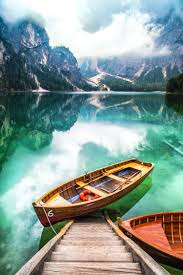
#> input picture assets/scene.jpeg, 183 x 275 px
$ python 0.16thresh.py
#> lines starting #> are read from the running program, lines starting #| are printed output that depends on the picture; after the words box and inside, x2 and y2 are one past the last pixel; in counts of white or black regions, pixels touching at a corner belong together
import cv2 as cv
import matplotlib.pyplot as plt
import numpy as np

img = cv.imread("assets/scene.jpeg")
#> img is the input picture: shape (275, 183, 3); mean B, G, R 149.5, 155.5, 135.1
cv.imshow("Scene",img)

gray = cv.cvtColor(img,cv.COLOR_BGR2GRAY)
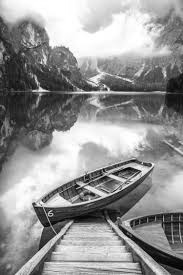
#> gray: shape (275, 183); min 1, max 255, mean 148.7
cv.imshow('Gray',gray)

thresold, thresh = cv.threshold(gray, 50, 255, cv.THRESH_BINARY)
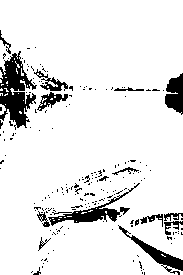
#> thresh: shape (275, 183); 89.9% white; 197 black regions (181 under 20 px), largest, box (x1, y1, x2, y2) and area: (0, 51, 37, 130) 1480, (48, 183, 140, 226) 784, (118, 225, 183, 275) 603
cv.imshow("Simple thresold", thresh)

thresold_inverse, thresh_inverse = cv.threshold(gray, 50, 255, cv.THRESH_BINARY_INV)
cv.imshow("Simple thresold Inverse", thresh_inverse)

cv.waitKey(0)

$ run again, with assets/cat.jpg copied over assets/scene.jpeg
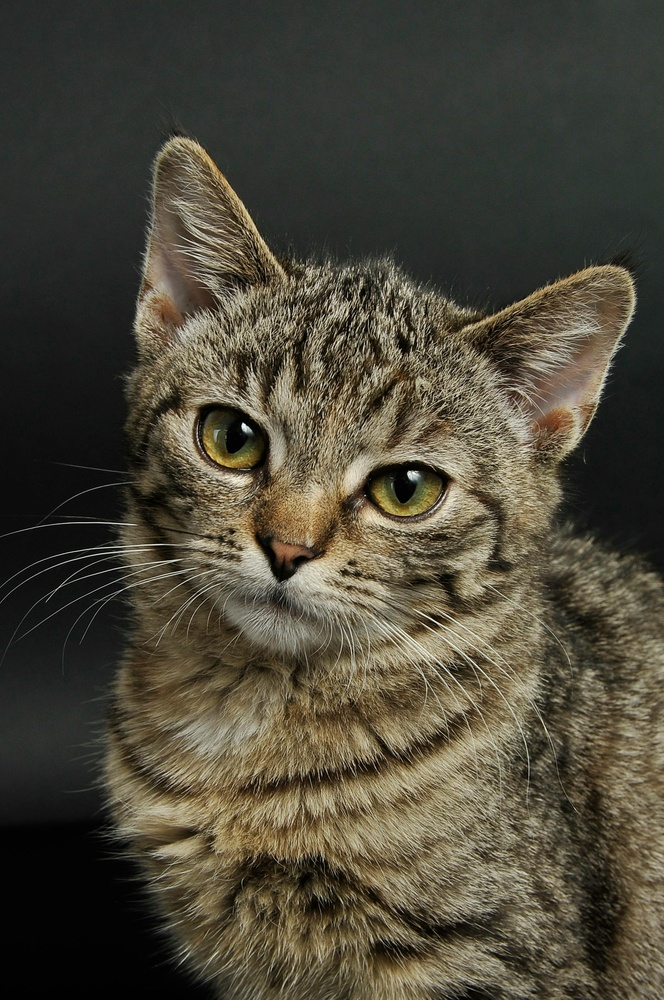
#> input picture assets/cat.jpg, 664 x 1000 px, shrunk from 1862 x 2804 before the run
#> img is the input picture: shape (1000, 664, 3); mean B, G, R 57.2, 71.5, 76.1
#> `gray = cv.cvtColor(img,cv.COLOR_BGR2GRAY)`:
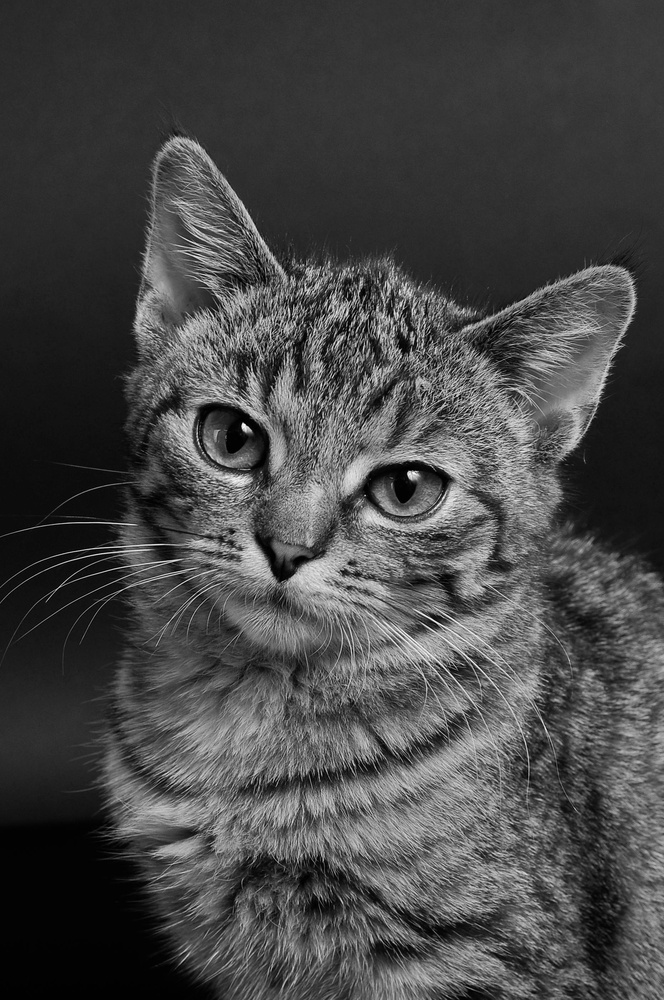
#> gray: shape (1000, 664); min 0, max 254, mean 71.2
#> `thresold, thresh = cv.threshold(gray, 50, 255, cv.THRESH_BINARY)`:
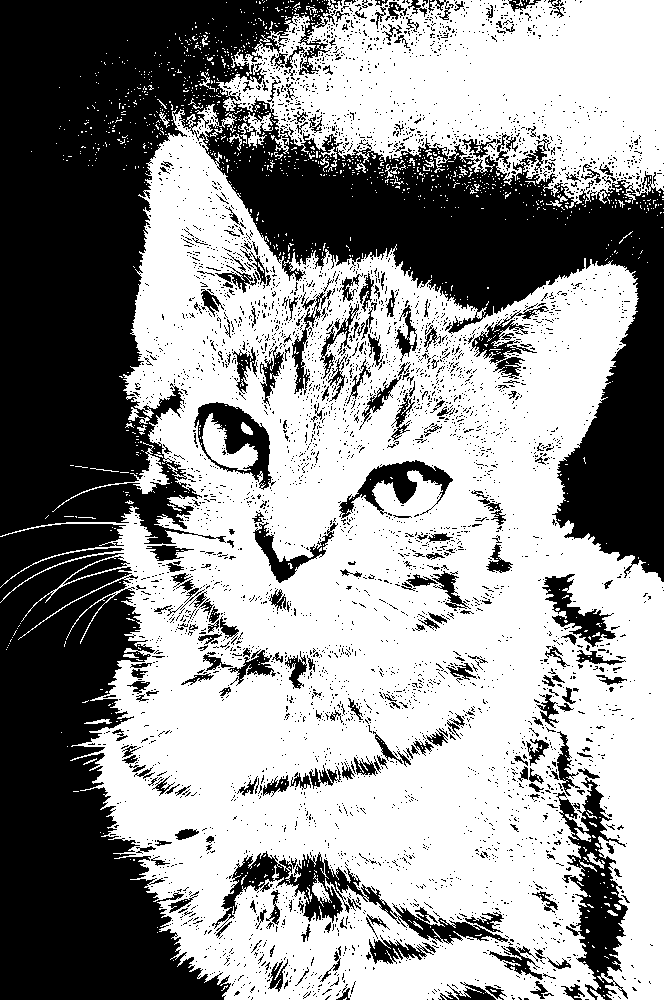
#> thresh: shape (1000, 664); 57.9% white; 4714 black regions (4442 under 20 px), largest, box (x1, y1, x2, y2) and area: (0, 0, 664, 582) 157750, (0, 524, 231, 1000) 62164, (556, 777, 628, 1000) 6116

$ run again, with assets/cat2.jpg copied over assets/scene.jpeg
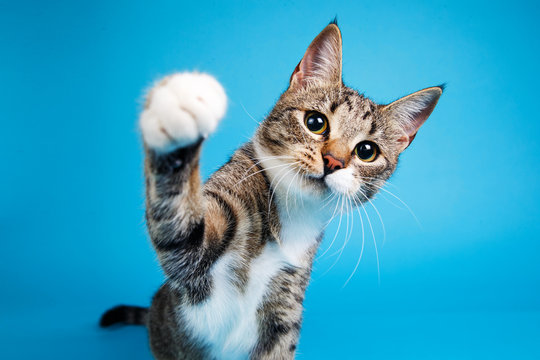
#> input picture assets/cat2.jpg, 540 x 360 px
#> img is the input picture: shape (360, 540, 3); mean B, G, R 191.9, 160, 55.5
#> `gray = cv.cvtColor(img,cv.COLOR_BGR2GRAY)`:
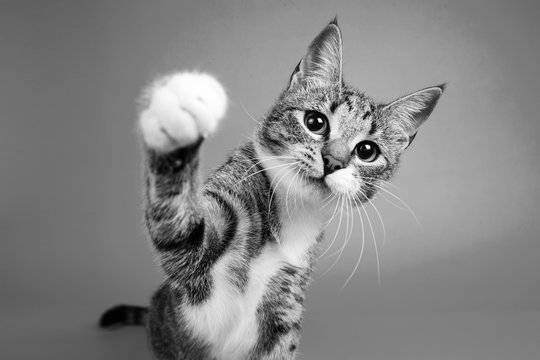
#> gray: shape (360, 540); min 0, max 255, mean 132.4
#> `thresold, thresh = cv.threshold(gray, 50, 255, cv.THRESH_BINARY)`:
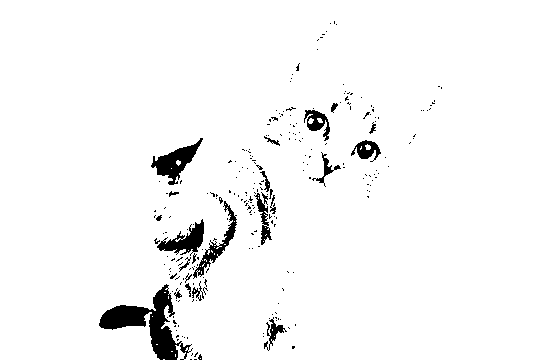
#> thresh: shape (360, 540); 96.3% white; 247 black regions (225 under 20 px), largest, box (x1, y1, x2, y2) and area: (99, 284, 193, 360) 2323, (151, 138, 203, 185) 908, (157, 219, 204, 256) 727

$ run again, with assets/landscape.jpg copied over assets/scene.jpeg
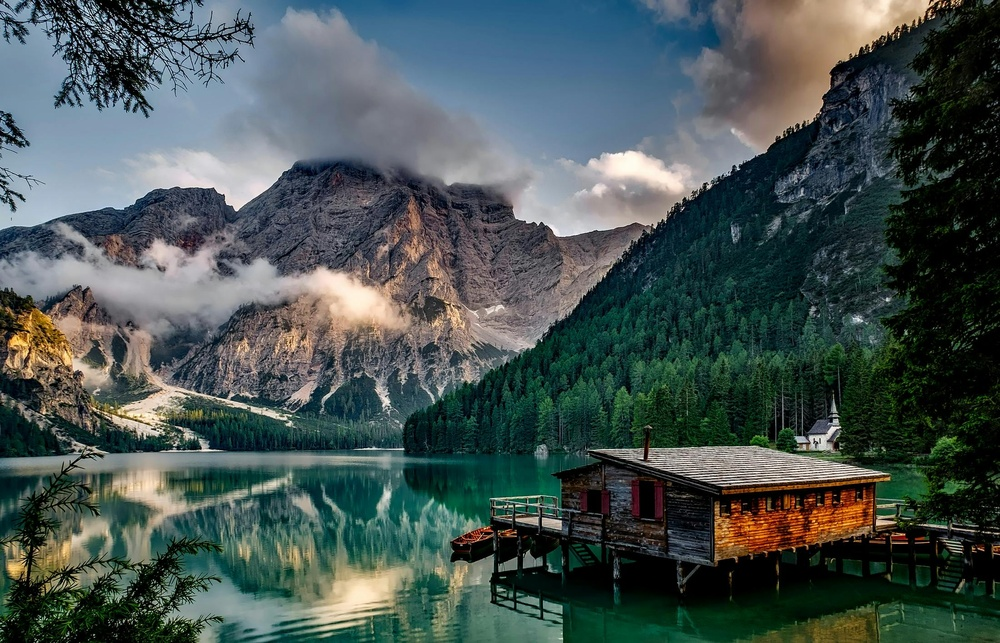
#> input picture assets/landscape.jpg, 1000 x 643 px, shrunk from 2200 x 1414 before the run
#> img is the input picture: shape (643, 1000, 3); mean B, G, R 82.7, 84.3, 71.5
#> `gray = cv.cvtColor(img,cv.COLOR_BGR2GRAY)`:
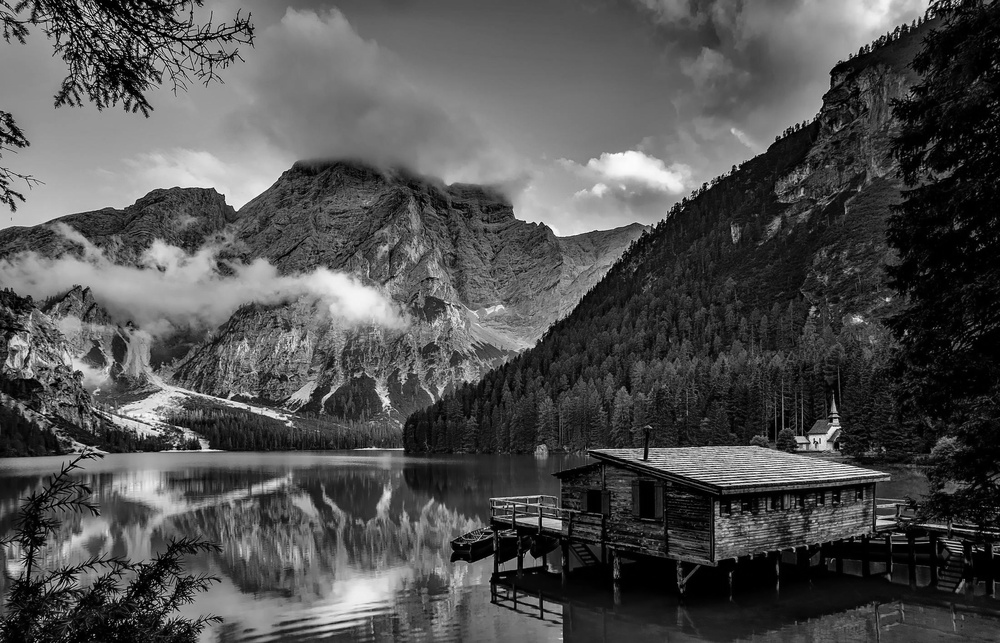
#> gray: shape (643, 1000); min 0, max 255, mean 80.3
#> `thresold, thresh = cv.threshold(gray, 50, 255, cv.THRESH_BINARY)`:
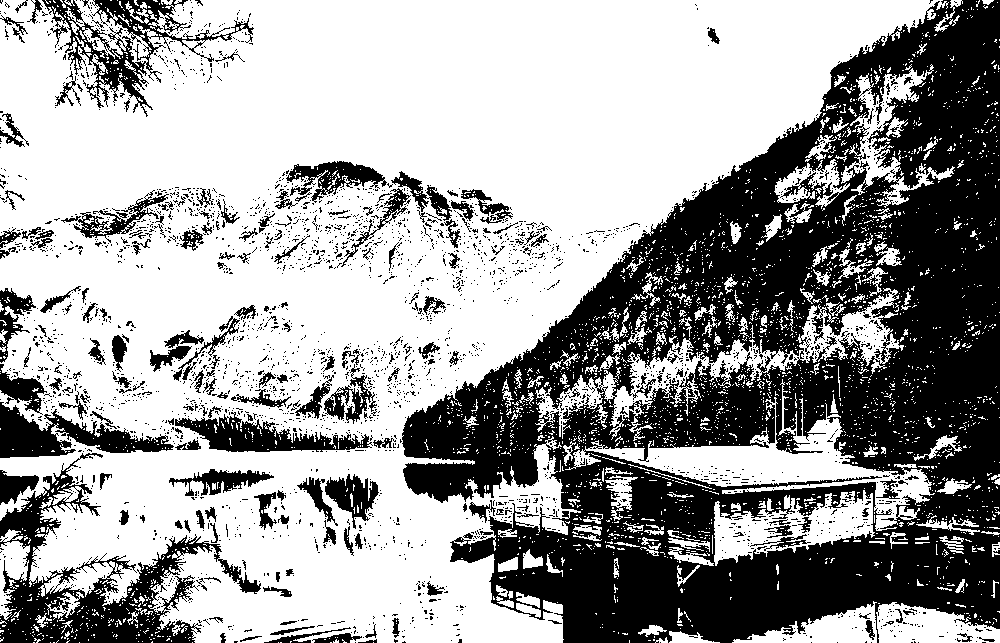
#> thresh: shape (643, 1000); 61.9% white; 3041 black regions (2839 under 20 px), largest, box (x1, y1, x2, y2) and area: (402, 0, 1000, 643) 184952, (0, 453, 261, 643) 13168, (42, 0, 254, 117) 5405
